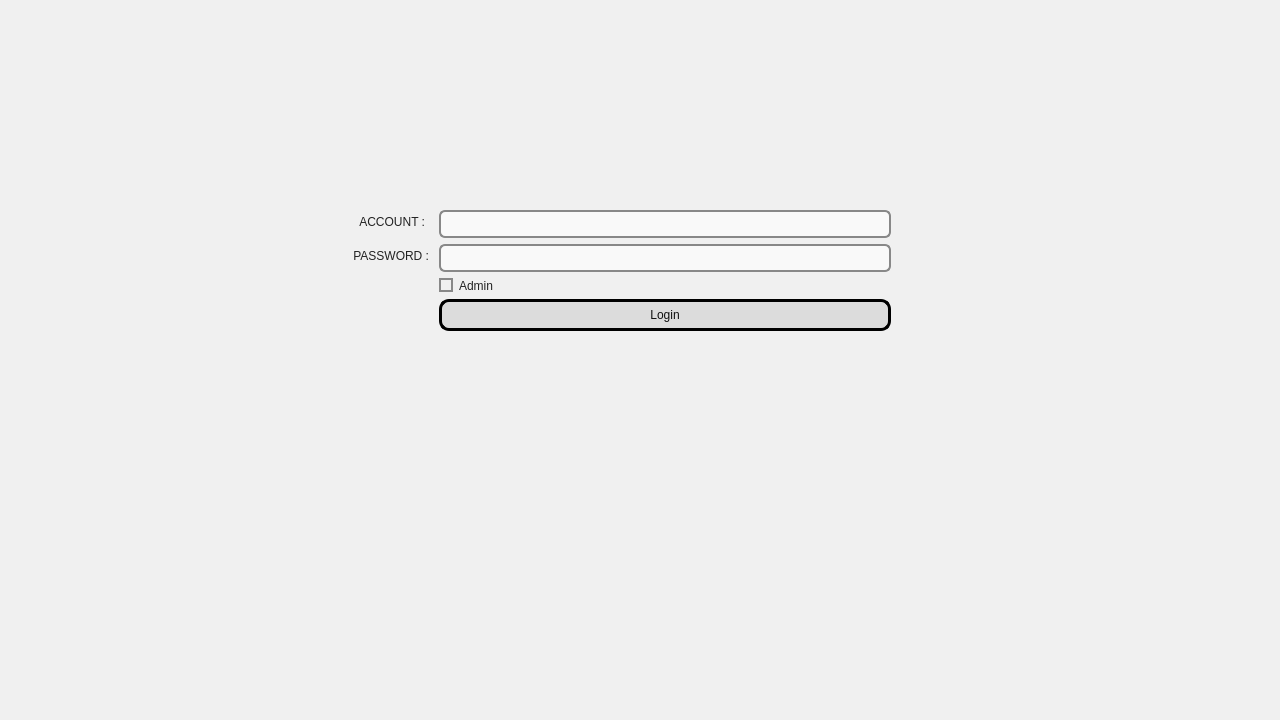
<?xml version="1.0" encoding="UTF-8"?>
<ui version="4.0">
 <class>loginWindow</class>
 <widget class="QMainWindow" name="loginWindow">
  <property name="geometry">
   <rect>
    <x>0</x>
    <y>0</y>
    <width>1280</width>
    <height>720</height>
   </rect>
  </property>
  <property name="sizePolicy">
   <sizepolicy hsizetype="Maximum" vsizetype="Maximum">
    <horstretch>0</horstretch>
    <verstretch>0</verstretch>
   </sizepolicy>
  </property>
  <property name="windowTitle">
   <string>loginWindow</string>
  </property>
  <property name="styleSheet">
   <string notr="true">QWidget {
    background-color: #f0f0f0;  /* 淺灰色背景 */
}
</string>
  </property>
  <widget class="QWidget" name="centralwidget">
   <widget class="QWidget" name="layoutWidget">
    <property name="geometry">
     <rect>
      <x>350</x>
      <y>210</y>
      <width>541</width>
      <height>251</height>
     </rect>
    </property>
    <layout class="QFormLayout" name="formLayout">
     <item row="0" column="0">
      <widget class="QLabel" name="Account">
       <property name="styleSheet">
        <string notr="true">QLabel {
    font: 13pt &quot;Microsoft YaHei UI&quot;;
    color: #222222;               /* 深灰近黑文字 */
    background-color: transparent;
}
</string>
       </property>
       <property name="text">
        <string>   ACCOUNT : </string>
       </property>
      </widget>
     </item>
     <item row="1" column="0">
      <widget class="QLabel" name="Password">
       <property name="styleSheet">
        <string notr="true">QLabel {
    font: 13pt &quot;Microsoft YaHei UI&quot;;
    color: #222222;               /* 深灰近黑文字 */
    background-color: transparent;
}
</string>
       </property>
       <property name="text">
        <string> PASSWORD : </string>
       </property>
      </widget>
     </item>
     <item row="0" column="1">
      <widget class="QLineEdit" name="AccountEdit">
       <property name="styleSheet">
        <string notr="true">QLineEdit {
    font: 12pt &quot;Microsoft YaHei UI&quot;;
    border: 2px solid #888888;
    border-radius: 6px;
    padding: 4px;
    background-color: #f9f9f9;
    color: #111111;
}
</string>
       </property>
      </widget>
     </item>
     <item row="1" column="1">
      <widget class="QLineEdit" name="PasswordEdit">
       <property name="styleSheet">
        <string notr="true">QLineEdit {
    font: 12pt &quot;Microsoft YaHei UI&quot;;
    border: 2px solid #888888;
    border-radius: 6px;
    padding: 4px;
    background-color: #f9f9f9;
    color: #111111;
}
</string>
       </property>
       <property name="echoMode">
        <enum>QLineEdit::EchoMode::Password</enum>
       </property>
      </widget>
     </item>
     <item row="3" column="1">
      <widget class="QPushButton" name="LoginButton">
       <property name="cursor">
        <cursorShape>PointingHandCursor</cursorShape>
       </property>
       <property name="styleSheet">
        <string notr="true">QPushButton {
    font: 13pt &quot;Microsoft YaHei UI&quot;;
    border: 3px solid black;
    border-radius: 10px;
    background-color: #dcdcdc;  /* 淺灰色背景 */
    color: #111111;             /* 深黑色文字 */
    padding: 6px;
}
</string>
       </property>
       <property name="text">
        <string>Login</string>
       </property>
      </widget>
     </item>
     <item row="2" column="1">
      <widget class="QCheckBox" name="Admin_check">
       <property name="cursor">
        <cursorShape>CrossCursor</cursorShape>
       </property>
       <property name="autoFillBackground">
        <bool>false</bool>
       </property>
       <property name="styleSheet">
        <string notr="true">QCheckBox {
    font: 8pt &quot;Microsoft YaHei UI&quot;;
    color: #222222;  /* 深灰色文字 */
}

QCheckBox::indicator {
    background-color: #f0f0f0;
    border: 2px solid #888888;
    width: 10px;
    height: 10px;
}

QCheckBox::indicator:checked {
    background-color: #4CAF50;  /* 勾選後顯示綠色 */
    border: 1px solid #4CAF50;
}
</string>
       </property>
       <property name="text">
        <string>Admin</string>
       </property>
      </widget>
     </item>
    </layout>
   </widget>
  </widget>
  <widget class="QMenuBar" name="menubar">
   <property name="geometry">
    <rect>
     <x>0</x>
     <y>0</y>
     <width>1280</width>
     <height>20</height>
    </rect>
   </property>
  </widget>
  <widget class="QStatusBar" name="statusbar"/>
 </widget>
 <resources/>
 <connections/>
</ui>
